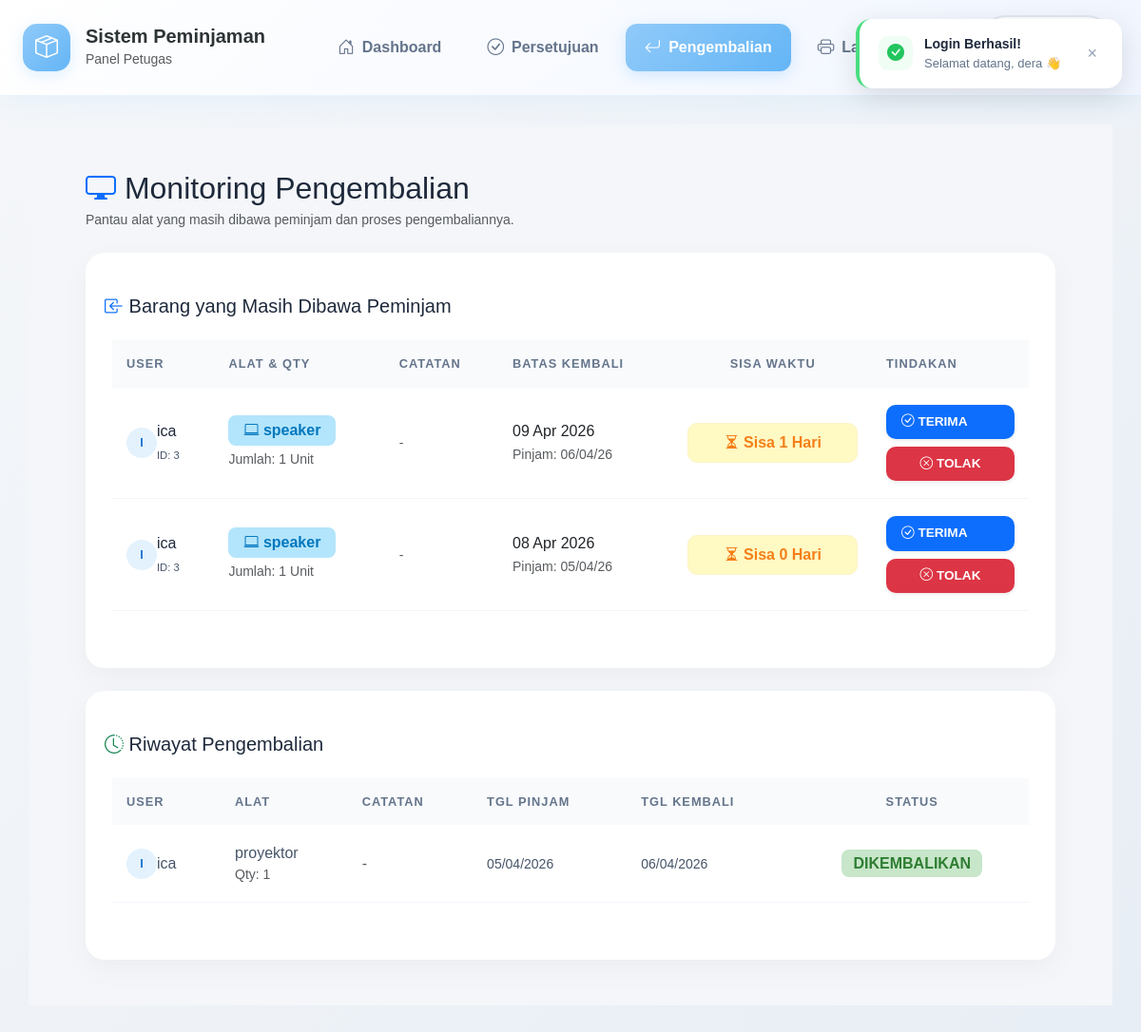
The app's page /index.php?page=pengembalian (signed in) with its own data.
### tables this page shows
CREATE TABLE `tb_peminjaman` (
  `id_peminjaman` int(11) NOT NULL,
  `id_user` int(11) NOT NULL,
  `id_alat` int(11) NOT NULL,
  `tgl_pinjam` date NOT NULL,
  `tgl_kembali` date NOT NULL,
  `tgl_dikembalikan` date NOT NULL,
  `jumlah` int(11) NOT NULL,
  `catatan` text DEFAULT NULL,
  `status` enum('menunggu','disetujui','ditolak','kembali','dibatalkan') DEFAULT 'menunggu',
  `alasan_tolak` text DEFAULT NULL,
  `alasan_tolak_kembali` text DEFAULT NULL,
  `nama_peminjam` varchar(25) DEFAULT NULL,
  `kategori_peminjam` enum('siswa','guru','pegawai') DEFAULT NULL,
  `deleted_at` datetime DEFAULT NULL
);

CREATE TABLE `tb_user` (
  `id_user` int(11) NOT NULL,
  `nama` varchar(25) NOT NULL,
  `username` varchar(100) DEFAULT NULL,
  `email` varchar(30) NOT NULL,
  `password` varchar(50) NOT NULL,
  `role` enum('admin','petugas','peminjam') NOT NULL,
  `deleted_at` datetime DEFAULT NULL
);

CREATE TABLE `tb_alat` (
  `id_alat` int(11) NOT NULL,
  `id_kategori` int(11) NOT NULL,
  `nama_alat` varchar(25) NOT NULL,
  `stok` int(11) NOT NULL,
  `status` enum('tersedia','tidak tersedia') DEFAULT 'tersedia',
  `deleted_at` datetime DEFAULT NULL
);

### controller/baseController.php (called while the page is built, shortened)
<?php
class BaseController {
    public function __construct($pdo) {
        $this->db = $pdo;
    }
    protected function render($view, $data = []) {
        extract($data);
        $viewPath = (substr($view, -4) === '.php') ? $view : $view . '.php';
        require __DIR__ . '/../view/' . $viewPath;
    }
}

### controller/petugas/petugasController.php (called while the page is built, shortened)
<?php
require_once __DIR__ . '/../baseController.php';
class PetugasController extends BaseController {
    public function halamanPengembalian() {
        $stmt = $this->db->query("SELECT p.id_peminjaman, p.id_user, p.id_alat, p.jumlah,
                                         p.tgl_pinjam, p.tgl_kembali, p.tgl_dikembalikan,
                                         p.status, p.catatan,
                                         u.nama as nama_user, a.nama_alat
                                  FROM tb_peminjaman p
                                  JOIN tb_user u ON p.id_user = u.id_user
                                  JOIN tb_alat a ON p.id_alat = a.id_alat
                                  ORDER BY p.tgl_pinjam DESC");
        $data = $stmt->fetchAll(PDO::FETCH_ASSOC);
        $this->render('petugas/pengembalian', ['data' => $data]);
    }
}

### view/petugas/pengembalian.php (the view, shortened to what this page needs)
<div class="container-fluid p-4">
    <div class="mb-4">
        <h2 class="font-weight-bold mb-1" style="color: #1e293b;">
            <i class="bi bi-display text-primary mr-2"></i> Monitoring Pengembalian
        </h2>
        <p class="text-muted small">Pantau alat yang masih dibawa peminjam dan proses pengembaliannya.</p>
    </div>
    <div class="main-table-card shadow-sm">
        <div class="card-header bg-transparent border-0 py-4">
            <h5 class="font-weight-bold mb-0" style="color: #1e293b;">
                <i class="bi bi-box-arrow-in-left mr-2 text-primary"></i> Barang yang Masih Dibawa Peminjam
            </h5>
        </div>
        <div class="table-responsive px-2 pb-4">
            <table class="table table-aesthetic">
                <thead>
                    <tr>
                        <th>User</th>
                        <th>Alat & Qty</th>
                        <th>Catatan</th>
                        <th>Batas Kembali</th>
                        <th class="text-center">Sisa Waktu</th>
                        <th class="text-right pr-4">Tindakan</th>
                    </tr>
                </thead>
                <tbody>
                    <?php
                    $dataPinjam = array_filter($data, fn($i) => $i['status'] == 'disetujui');
                    if (empty($dataPinjam)): ?>
                        <tr>
                            <td colspan="6" class="text-center py-5">
                                <div class="py-4">
                                    <i class="bi bi-check-circle text-success" style="font-size: 3rem; opacity: 0.3;"></i>
                                    <p class="text-muted mt-3 font-weight-bold">SEMUA BARANG SUDAH KEMBALI</p>
                                    <small class="text-muted">Tidak ada pinjaman aktif saat ini.</small>
                                </div>
                            </td>
                        </tr>
                    <?php else: foreach ($dataPinjam as $p):
                        $tgl_pinjam = new DateTime($p['tgl_pinjam']);
                        $deadline = clone $tgl_pinjam;
                        $deadline->modify('+3 days');
                        $sekarang = new DateTime();
                        $is_telat = $sekarang > $deadline;
                        $selisih = $sekarang->diff($deadline);
                    ?>
                    <tr>
                        <td>
                            <div class="d-flex align-items-center">
                                <div class="avatar-soft mr-2"><?= strtoupper(substr($p['nama_user'], 0, 1)); ?></div>
                                <div>
                                    <div class="font-weight-bold" style="color: #1e293b;"><?= htmlspecialchars($p['nama_user']) ?></div>
                                    <small class="badge-soft-secondary" style="font-size: 0.7rem;">ID: <?= htmlspecialchars($p['id_user']) ?></small>
                                </div>
                            </div>
                        </td>
                        <td>
                            <div class="badge-soft-info d-inline-block px-3 py-1 mb-1">
                                <i class="bi bi-laptop mr-1"></i> <?= htmlspecialchars($p['nama_alat']) ?>
                            </div>
                            <div class="small text-muted font-weight-bold ml-1">
                                Jumlah: <?= $p['jumlah'] ?> Unit
                            </div>
                        </td>
                        <td>
                            <?php if (!empty($p['catatan'])): ?>
                                <div class="small text-muted" style="max-width: 150px;">
                                    <i class="bi bi-chat-text mr-1"></i>
                                    <?= htmlspecialchars($p['catatan']) ?>
                                </div>
                            <?php else: ?>
                                <span class="text-muted small">-</span>
                            <?php endif; ?>
                        </td>
                        <td>
                            <div class="font-weight-bold <?= $is_telat ? 'text-danger' : 'text-dark' ?>" style="font-size: 1rem;">
                                <?= $deadline->format('d M Y') ?>
                            </div>
                            <small class="text-muted">Pinjam: <?= $tgl_pinjam->format('d/m/y') ?></small>
                        </td>
                        <td class="text-center">
                            <?php if ($is_telat): ?>
                                <span class="badge-soft-danger px-3 py-2 d-inline-block w-100" style="border: 1px solid #fecaca; border-radius: 10px;">
                                    <i class="bi bi-clock-history mr-1"></i> TELAT <?= $selisih->days ?> HARI
                                </span>
                            <?php else: ?>
                                <span class="badge-soft-warning px-3 py-2 d-inline-block w-100" style="border: 1px solid #fef3c7; border-radius: 10px;">
                                    <i class="bi bi-hourglass-split mr-1"></i> Sisa <?= $selisih->days ?> Hari
                                </span>
                            <?php endif; ?>
                        </td>
                        <td class="text-right pr-4">
                            <div class="d-flex flex-column gap-2">
                                <a href="index.php?page=pengembalian&aksi=proses&id=<?= $p['id_peminjaman'] ?>"
                                   class="btn-action-soft bg-primary text-white shadow-sm text-decoration-none"
                                   onclick="return confirm('Konfirmasi barang sudah kembali dengan kondisi baik?')">
                                    <i class="bi bi-check-circle mr-1"></i> TERIMA
                                </a>
                                <button type="button"
                                   class="btn-action-soft bg-danger text-white shadow-sm"
                                   onclick="showTolakKembaliModal(<?= $p['id_peminjaman'] ?>)">
                                    <i class="bi bi-x-circle mr-1"></i> TOLAK
                                </button>
                            </div>
                        </td>
                    </tr>
                    <?php endforeach; endif; ?>
                </tbody>
            </table>
        </div>
    </div>
    <div class="main-table-card shadow-sm mt-4">
        <div class="card-header bg-transparent border-0 py-4">
            <h5 class="font-weight-bold mb-0" style="color: #1e293b;">
                <i class="bi bi-clock-history mr-2 text-success"></i> Riwayat Pengembalian
            </h5>
        </div>
        <div class="table-responsive px-2 pb-4">
            <table class="table table-aesthetic">
                <thead>
                    <tr>
                        <th>User</th>
                        <th>Alat</th>
                        <th>Catatan</th>
                        <th>Tgl Pinjam</th>
                        <th>Tgl Kembali</th>
                        <th class="text-center">Status</th>
                    </tr>
                </thead>
                <tbody>
                    <?php
                    $dataKembali = array_filter($data, function($item) {
                        return $item['status'] === 'kembali';
                    });
                    if (empty($dataKembali)): ?>
                        <tr>
                            <td colspan="6" class="text-center py-4">
                                <span class="text-muted">Belum ada riwayat pengembalian</span>
                            </td>
                        </tr>
                    <?php else: foreach ($dataKembali as $r): ?>
                    <tr>
                        <td>
                            <div class="d-flex align-items-center">
                                <div class="avatar-soft mr-2"><?= strtoupper(substr($r['nama_user'], 0, 1)); ?></div>
                                <div>
                                    <span class="font-weight-bold"><?= htmlspecialchars($r['nama_user']) ?></span>
                                </div>
                            </div>
                        </td>
                        <td>
                            <span class="badge-soft-secondary"><?= htmlspecialchars($r['nama_alat']) ?></span>
                            <small class="d-block text-muted">Qty: <?= $r['jumlah'] ?></small>
                        </td>
                        <td>
                            <?php if (!empty($r['catatan'])): ?>
                                <small class="text-muted"><?= htmlspecialchars($r['catatan']) ?></small>
                            <?php else: ?>
                                <span class="text-muted">-</span>
                            <?php endif; ?>
                        </td>
                        <td><small><?= date('d/m/Y', strtotime($r['tgl_pinjam'])) ?></small></td>
                        <td><small><?= date('d/m/Y', strtotime($r['tgl_kembali'])) ?></small></td>
                        <td class="text-center">
                            <span class="badge-soft-success">DIKEMBALIKAN</span>
                        </td>
                    </tr>
                    <?php endforeach; endif; ?>
                </tbody>
            </table>
        </div>
    </div>
</div>

### assets/CSS/style.css (style rules this page uses)
:root { --primary: #90caf9; --primary-soft: #e3f2fd; --success: #81c784; --warning: #ffb74d; --danger: #e57373; --dark: #1e272e; --bg-light: #f8f9fc; --radius-custom: 20px; }
body { background-color: var(--bg-light); font-family: 'Nunito', sans-serif; color: #2d3436; }
.main-table-card { background: #ffffff !important; border-radius: 20px !important; border: none !important; box-shadow: 0 10px 30px rgba(0, 0, 0, 0.04) !important; padding: 20px; margin-top: 20px; }
.table-aesthetic thead th { background-color: #f8fafc !important; color: #64748b !important; font-size: 0.8rem; text-transform: uppercase; letter-spacing: 1px; padding: 15px !important; border: none !important; }
.table-aesthetic tbody td { padding: 18px 15px !important; vertical-align: middle !important; border-bottom: 1px solid #f1f5f9 !important; color: #475569; }
.badge-soft-success { background: #c8e6c9 !important; color: #2e7d32 !important; padding: 6px 12px; border-radius: 8px; font-weight: 700; }
.badge-soft-warning { background: #fff9c4 !important; color: #f57f17 !important; padding: 6px 12px; border-radius: 8px; font-weight: 700; }
.badge-soft-info { background: #b3e5fc !important; color: #0277bd !important; padding: 6px 12px; border-radius: 8px; font-weight: 700; }
.avatar-soft { width: 32px; height: 32px; background: #e3f2fd; color: #1976d2; border-radius: 50%; display: flex; align-items: center; justify-content: center; font-size: 0.8rem; font-weight: bold; }
.btn-action-soft { border-radius: 10px; padding: 8px 16px; font-weight: 600; font-size: 0.85rem; border: none; transition: 0.3s; }
button, .btn, .nav-item { transition: all 0.3s ease; }

### records on screen
tb_peminjaman: id_user.nama "I", id_user.nama "ica", id_user "3", id_alat.nama_alat "speaker", jumlah "1", tgl_pinjam "09 Apr 2026", tgl_pinjam "06/04/26", tgl_pinjam "1"
tb_peminjaman: id_user.nama "I", id_user.nama "ica", id_user "3", id_alat.nama_alat "speaker", jumlah "1", tgl_pinjam "08 Apr 2026", tgl_pinjam "05/04/26", tgl_pinjam "0"
tb_peminjaman: id_user.nama "I", id_user.nama "ica", id_alat.nama_alat "proyektor", jumlah "1", tgl_pinjam "05/04/2026", tgl_kembali "06/04/2026"

### other values on screen
$_SESSION['role'] "Petugas"
$_SESSION['flash_login'] "dera"
